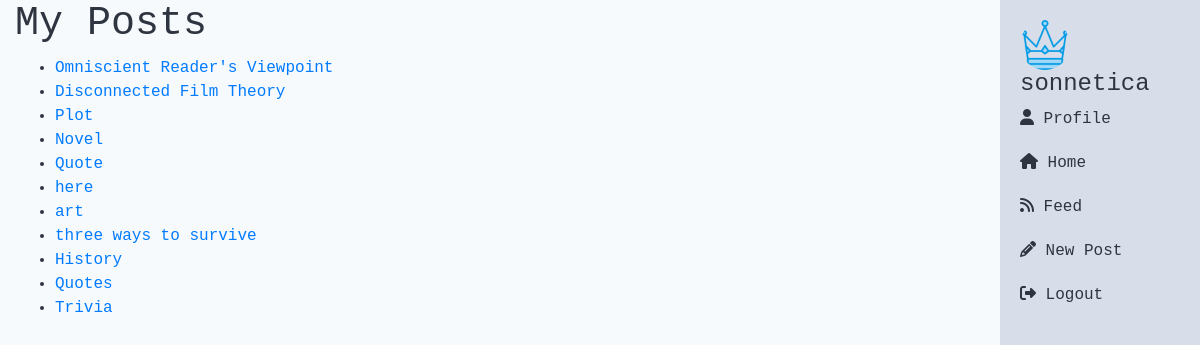
The page /blog/home/ (signed in) on the database its author committed.
### users/models.py (models this page shows, shortened)
class Profile(models.Model):
   user = models.OneToOneField(User, on_delete=models.CASCADE)
   image = models.ImageField(default='profile_pics/default.png', upload_to='profile_pics')
   about_me = models.CharField(max_length=255, blank=True, null=True)
   location = models.CharField(max_length=30, blank=True, null=True)

### blog/models.py (models this page shows, shortened)
class Post(models.Model):
    author = models.ForeignKey(User, on_delete=models.CASCADE)
    title = models.CharField(max_length=200)
    content = models.TextField()
    created_at = models.DateTimeField(default=timezone.now)
    image = models.ImageField(upload_to='post_images', blank=True, null=True)

### blog/views.py (the view)
# urls.py: path('home/', views.user_posts, name='user_posts'),
def user_posts(request):
    posts = Post.objects.filter(author=request.user)
    return render(request, 'user_posts.html', {'posts': posts})

### blog/templates/user_posts.html
{% extends 'base.html' %}
{% block content %}
  <h1>My Posts</h1>
  {% if posts %}
    <ul>
      {% for post in posts %}
        <li>
          <a href="{% url 'post_detail' post.pk %}">{{ post.title }}</a>
        </li>
      {% endfor %}
    </ul>
  {% else %}
    <p>You haven't created any posts yet.</p>
  {% endif %}
{% endblock %}

### blog/templates/base.html (shortened to what this page needs)
{% load static %}
<!DOCTYPE html>
<html>
<head>
    <link rel="stylesheet" href="{% static 'css/bootstrap.min.css' %}">
    <link rel="stylesheet" href="{% static 'css/styles.css' %}">
</head>
<body>
    <div class="container-fluid h-100">
        <div class="row h-100">
            <div class="col-lg-2 col-md-3 col-sm-4 sidebar">
                <ul class="list-unstyled">
                    <li>
                        <div>
                            <img src="{{ user.profile.image.url }}" alt="Profile picture" class="profile-pic">
                            <h4>{{ request.user.username }}</h4>
                        </div>
                    </li>
                    <li>
                        <a href="{% url 'profile' %}" class="sidebar-link">
                            <i class="fas fa-user"></i>
                            Profile
                        </a>
                    </li>
                    <li>
                        <a href="{% url 'user_posts' %}" class="sidebar-link">
                            <i class="fas fa-home"></i>
                            Home
                        </a>
                    </li>
                    <li>
                        <a href="{% url 'feed' %}" class="sidebar-link">
                            <i class="fas fa-rss"></i>
                            Feed
                        </a>
                    </li>
                    <li>
                        <a href="{% url 'new_post' %}" class="sidebar-link">
                            <i class="fas fa-pencil-alt"></i>
                            New Post
                        </a>
                    </li>
                    <li class="logout">
                        <a href="{% url 'logout' %}" class="logout-link ">
                            <i class="fas fa-sign-out-alt"></i>
                            Logout
                        </a>
                    </li>
                </ul>
            </div>
            <div class="col-lg-10 col-md-9 col-sm-8 content">
                {% block content %}
                {% endblock %}
            </div>
        </div>
    </div>
</body>
</html>

### static/css/styles.css (style rules this page uses)
body { font-family: 'Roboto Mono', monospace; background-color: #f7fafc; color: #2e3440; }
.sidebar { position: fixed; top: 0; right: 0; bottom: 0; width: 200px; background-color: #d8dee9; padding: 20px; overflow-y: auto; transition: all 0.3s ease; }
.sidebar a { display: block; margin-bottom: 20px; color: #2e3440; text-decoration: none; font-size: 16px; }
.logout-link { margin-top: 20px; }
.profile-pic { width: 50px; height: 50px; border-radius: 50%; object-fit: cover; margin-right: 10px; }

### rows shown on the page
Post: title "Omniscient Reader's Viewpoint"
Post: title "Disconnected Film Theory"
Post: title "Plot"
Post: title "Novel"
Post: title "Quote"
Post: title "here"
Post: title "art"
Post: title "three ways to survive"
Post: title "History"
Post: title "Quotes"
Post: title "Trivia"

### other values the page prints
{{ request.user.username }} "sonnetica"
